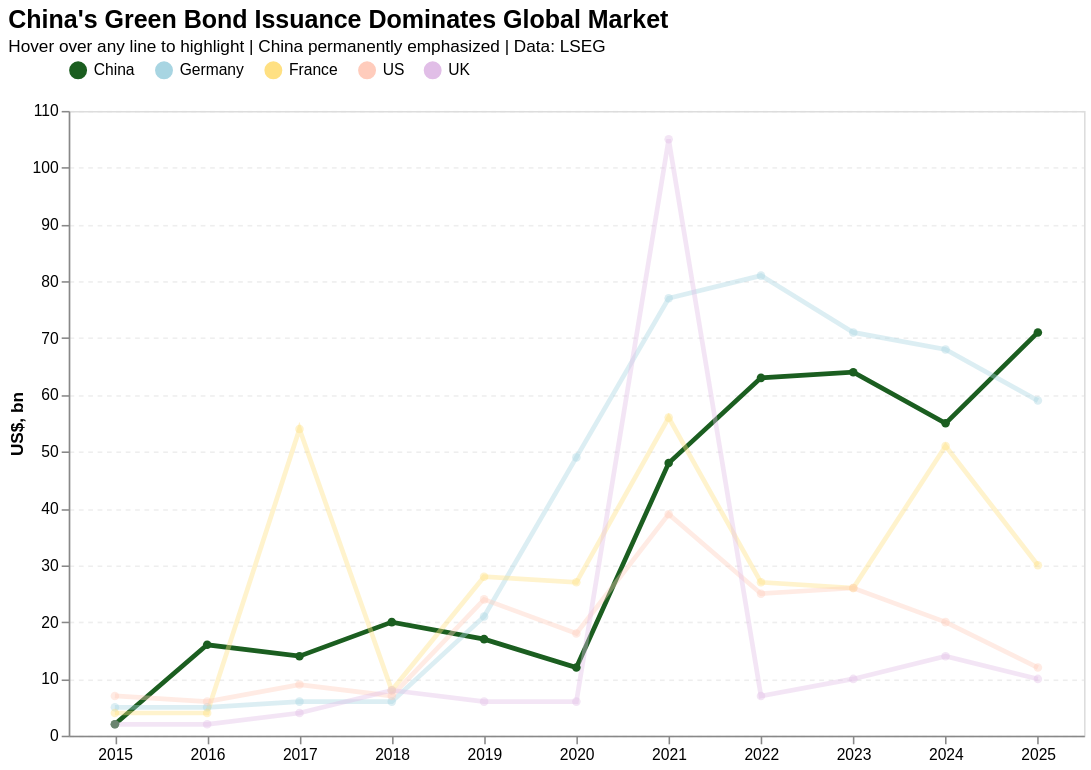

This figure's Vega-Lite source:
### Vega-Lite specification from a JSON file in a GitHub repository (floating-point values rounded to 4 significant figures)
{"$schema": "https://vega.github.io/schema/vega-lite/v5.json", "title": {"text": "China's Green Bond Issuance Dominates Global Market", "subtitle": "Hover over any line to highlight | China permanently emphasized | Data: LSEG", "anchor": "start", "fontSize": 16, "subtitleFontSize": 11}, "width": 650, "height": 400, "background": "white", "data": {"values": [{"Year": 2015, "Country": "China", "Issuance": 2}, {"Year": 2015, "Country": "Germany", "Issuance": 5}, {"Year": 2015, "Country": "France", "Issuance": 4}, {"Year": 2015, "Country": "US", "Issuance": 7}, {"Year": 2015, "Country": "UK", "Issuance": 2}, {"Year": 2016, "Country": "China", "Issuance": 16}, {"Year": 2016, "Country": "Germany", "Issuance": 5}, {"Year": 2016, "Country": "France", "Issuance": 4}, {"Year": 2016, "Country": "US", "Issuance": 6}, {"Year": 2016, "Country": "UK", "Issuance": 2}, {"Year": 2017, "Country": "China", "Issuance": 14}, {"Year": 2017, "Country": "Germany", "Issuance": 6}, {"Year": 2017, "Country": "France", "Issuance": 54}, {"Year": 2017, "Country": "US", "Issuance": 9}, {"Year": 2017, "Country": "UK", "Issuance": 4}, {"Year": 2018, "Country": "China", "Issuance": 20}, {"Year": 2018, "Country": "Germany", "Issuance": 6}, {"Year": 2018, "Country": "France", "Issuance": 8}, {"Year": 2018, "Country": "US", "Issuance": 7}, {"Year": 2018, "Country": "UK", "Issuance": 8}, {"Year": 2019, "Country": "China", "Issuance": 17}, {"Year": 2019, "Country": "Germany", "Issuance": 21}, {"Year": 2019, "Country": "France", "Issuance": 28}, {"Year": 2019, "Country": "US", "Issuance": 24}, {"Year": 2019, "Country": "UK", "Issuance": 6}, {"Year": 2020, "Country": "China", "Issuance": 12}, {"Year": 2020, "Country": "Germany", "Issuance": 49}, {"Year": 2020, "Country": "France", "Issuance": 27}, {"Year": 2020, "Country": "US", "Issuance": 18}, {"Year": 2020, "Country": "UK", "Issuance": 6}, {"Year": 2021, "Country": "China", "Issuance": 48}, {"Year": 2021, "Country": "Germany", "Issuance": 77}, {"Year": 2021, "Country": "France", "Issuance": 56}, {"Year": 2021, "Country": "US", "Issuance": 39}, {"Year": 2021, "Country": "UK", "Issuance": 105}, {"Year": 2022, "Country": "China", "Issuance": 63}, {"Year": 2022, "Country": "Germany", "Issuance": 81}, {"Year": 2022, "Country": "France", "Issuance": 27}, {"Year": 2022, "Country": "US", "Issuance": 25}, {"Year": 2022, "Country": "UK", "Issuance": 7}, {"Year": 2023, "Country": "China", "Issuance": 64}, {"Year": 2023, "Country": "Germany", "Issuance": 71}, {"Year": 2023, "Country": "France", "Issuance": 26}, {"Year": 2023, "Country": "US", "Issuance": 26}, {"Year": 2023, "Country": "UK", "Issuance": 10}, {"Year": 2024, "Country": "China", "Issuance": 55}, {"Year": 2024, "Country": "Germany", "Issuance": 68}, {"Year": 2024, "Country": "France", "Issuance": 51}, {"Year": 2024, "Country": "US", "Issuance": 20}, {"Year": 2024, "Country": "UK", "Issuance": 14}, {"Year": 2025, "Country": "China", "Issuance": 71}, {"Year": 2025, "Country": "Germany", "Issuance": 59}, {"Year": 2025, "Country": "France", "Issuance": 30}, {"Year": 2025, "Country": "US", "Issuance": 12}, {"Year": 2025, "Country": "UK", "Issuance": 10}]}, "params": [{"name": "hover", "select": {"type": "point", "fields": ["Country"], "on": "mouseover", "clear": "mouseout"}}], "mark": {"type": "line", "point": true, "strokeWidth": 3}, "encoding": {"x": {"field": "Year", "type": "ordinal", "axis": {"title": null, "labelAngle": 0}}, "y": {"field": "Issuance", "type": "quantitative", "axis": {"title": "US$, bn", "grid": true, "gridDash": [3, 3], "gridOpacity": 0.5}}, "color": {"field": "Country", "type": "nominal", "scale": {"domain": ["China", "Germany", "France", "US", "UK"], "range": ["#1B5E20", "#A8D5E2", "#FFE082", "#FFCCBC", "#E1BEE7"]}, "legend": {"title": null, "orient": "top", "direction": "horizontal"}}, "opacity": {"condition": {"test": "hover.Country == datum.Country || datum.Country == 'China'", "value": 1.0}, "value": 0.4}, "strokeWidth": {"condition": {"test": "hover.Country == datum.Country || datum.Country == 'China'", "value": 4}, "value": 2}, "tooltip": [{"field": "Year", "type": "ordinal"}, {"field": "Country", "type": "nominal"}, {"field": "Issuance", "type": "quantitative", "title": "US$ bn", "format": ".0f"}]}}
